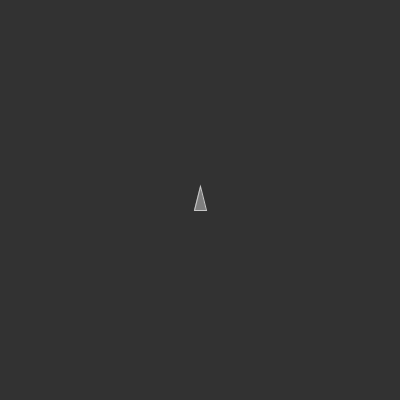
Frame 1 (no input)
Frame 60 (the mouse pressed at the canvas centre just before this capture): blank canvas, image omitted
Frame 120 (the mouse held since frame 60 and released just before this capture): blank canvas, image omitted

The Processing sketch that drew this single still picture (run headless with seeded random() and noise(); from frame 60 on, the mouse is pressed at the canvas centre):

// Processing sketch: chasing_vehicle
// ── chasing_vehicle.pde
Vehicle v;
PVector target;

void setup()
{
  size(400,400);
  v = new Vehicle(width/2, height/2);
}

void draw()
{
  background(50);
  target = new PVector(mouseX,mouseY);
  v.update();
  v.seek(target);
  v.draw();
}

// ── Vehicle.pde
//referenced from 'Nature of Code'
//Daniel Shiffman

class Vehicle {
  PVector acceleration, velocity, position;
  float r, maxspeed, maxforce;
  Vehicle(float x, float y)
  {
    acceleration = new PVector(0,0);
    velocity = new PVector(0, -2);
    position = new PVector(x,y);
    r = 6;
    maxspeed = 8;
    maxforce = 0.2;
  }
  
  void update()
  {
    //update velocity
    velocity.add(acceleration);
    //limit speed
    velocity.limit(maxspeed);
    position.add(velocity);
    //reset acceleration to 0 each cycle
    acceleration.mult(0);
  }
  
  void applyForce(PVector force)
  {
    acceleration.add(force);
  }
  
  //calculates a steering force towards a target
  //steer = desired - velocity
  void seek(PVector target)
  {
    PVector desired = PVector.sub(target, position);
    
    //scale to max speed
    desired.setMag(maxspeed);
    
    //steering = desired - velocity
    PVector steer = PVector.sub(desired, velocity);
    steer.limit(maxforce); //limit to max steering force
    
    applyForce(steer);
  }
  
  void draw()
  {
    //draw a triangle rotated in the direction of velocity
    float theta = velocity.heading() + PI / 2;
    fill(127);
    stroke(200);
    strokeWeight(1);
    push();
    translate(position.x,position.y);
    rotate(theta);
    beginShape();
    vertex(0, -r * 2);
    vertex(-r, r *2);
    vertex(r,r*2);
    endShape(CLOSE);
    pop();
  }
}
